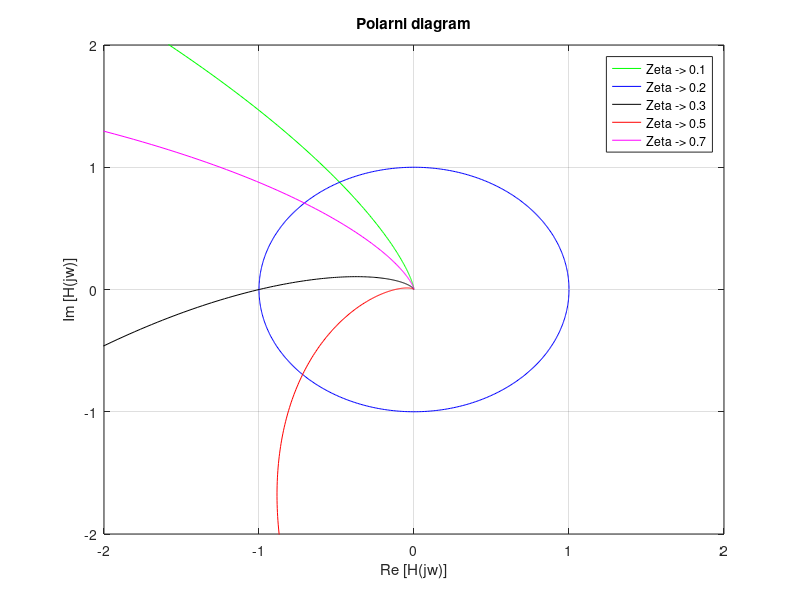

Reproduce this figure in MATLAB.
close all; clear all; clc;
#Bode digram

#                    G0
# G(s) = ------------------------------
#         (1+s/wp1)(1+s/wp2)(1+s/wp3)


#Nastavitve 
  %w od kje do kje risat
  w = logspace(3,8, 1000);  #Frekvenca od kje rasati
  %Nastevitem magnetud amplitudnega grafa


#Data:
wp1 = 10^5;
wp2 = 10^6;
wp3 = 10^7;

 barva = ['k', 'r', 'm', 'b', 'y', 'm'];
#G(s)
  %Numerator
  G0 = 10^4;
  
  %Dominator
  a3 = 1; 
  a2 = wp1 + wp2 + wp3;
  a1 = wp1*wp2 + wp1*wp3 + wp2*wp3;
  a0 = wp1*wp2*wp3;

  #Draw Bode of G(s)
  num = [G0*wp1*wp2*wp3];
  den = [a3 a2 a1 a0];
  
  sys = tf(num, den);
  [re, im] = nyquist(sys, w);

  fig1 = figure(1);
  %Bode Graph Computer Real Line
  plot(re, im, 'g'); grid on; 
  hold on;

 #Enotski krog
 x = -0.707; y = 0.707; y1 = -0.707;
 k = 0:0.01:2*pi; re = cos(k); im = sin(k);
 plot(re, im, 'b')
 
#H(s) 
  %Numerator
  G0 = 10^4;
  B = [ 0.012210 0.00148  0.2265];
 for i = 1:length(B);
  %Dominator
  a3 = 1;
  a2 = wp1 + wp2 + wp3;
  a1 = wp1*wp2 + wp1*wp3 + wp2*wp3;
  a0 = wp1*wp2*wp3;
    
  #Draw Bode of G(s)
  num = [G0*wp1*wp2*wp3*B(i)];
  den = [a3 a2 a1 a0];
  
  sys = tf(num, den);
  [re, im] = nyquist(sys, w);
 
  #Draw 
  plot(re, im, barva(i));
  endfor
  axis([-2 2 -2 2])
  xlabel('Re [H(jw)]'); ylabel('Im [H(jw)]');
  legend("Zeta -> 0.1", "Zeta -> 0.2", "Zeta -> 0.3", "Zeta -> 0.5", "Zeta -> 0.7", "Zeta -> 1");
  title('Polarni diagram'); 
 pause(1);


#======
